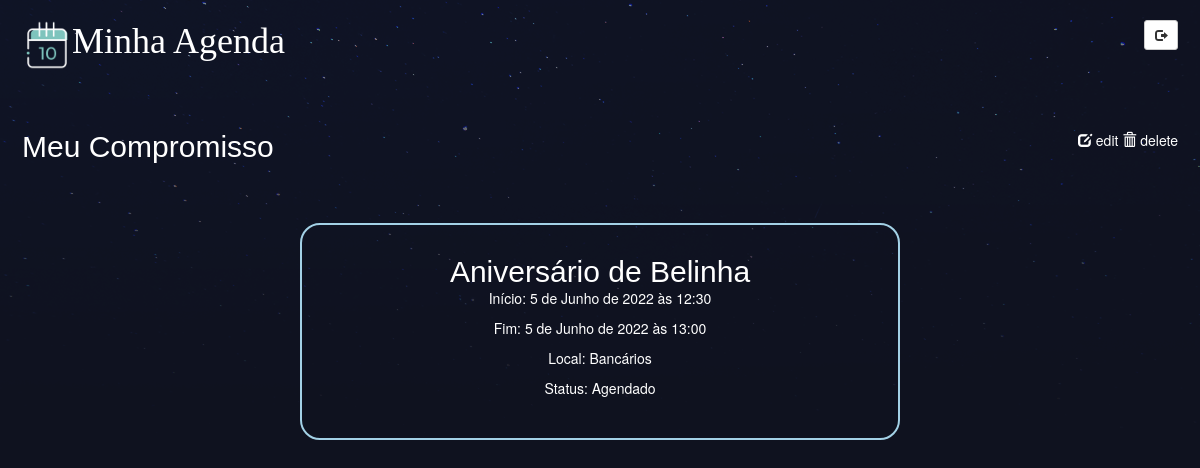
Screenshot of /compromissos/compromisso/12/ (signed in) with the database file from the repository.
### compromisso/models.py (models this page shows, shortened)
class Compromisso(models.Model):
    nome = models.CharField(max_length=100)
    local = models.CharField(max_length=100)
    obs = models.TextField(blank=True)
    AG = 'Agendado'
    RL = 'Realizado'
    CL = 'Cancelado'
    status = models.CharField(max_length=20, choices=[(AG, 'Agendado'), (RL, 'Realizado'), (CL, 'Cancelado')],
                              default='Agendado')
    data_inicial = models.DateTimeField()
    data_final = models.DateTimeField()
    autor = models.ForeignKey(User, default=None, on_delete=models.CASCADE)

### compromisso/views.py (the view)
# urls.py: path('compromisso/<int:comp_id>/', views.compromisso_visualiza, name="visualiza"),
@login_required(login_url="/accounts/login/")
def compromisso_visualiza(request, comp_id):
    compromisso = Compromisso.objects.get(id=comp_id)
    now = timezone.now()
    if compromisso.data_final < now:
        compromisso.status = 'Realizado'
    return render(request, 'compromisso/compromisso_visualiza.html', {'compromisso': compromisso})

### compromisso/templates/compromisso/compromisso_visualiza.html (shortened to what this page needs)
{% extends 'base_layout.html'%}
{% block content %}
<header>
        <h2>Meu Compromisso</h2>
        <nav>
        <li>
                <a class="editacomprbotao" href="{% url 'compromisso:edita' comp_id=compromisso.id %}">
                        <span class="glyphicon glyphicon-edit"></span> edit
                </a>
                <a class="excluicomprbotao" href="{% url 'compromisso:deleta' comp_id=compromisso.id %}">
                        <span class="glyphicon glyphicon-trash"></span> delete
                </a>
        </li>
        </nav>
</header>
<div class="compromisso-visualiza-wrapper">
        <div class="compromisso-visualiza">
                <h2>{{ compromisso.nome }}</h2>
                <p>Início: {{ compromisso.data_inicial }}</p>
                <p>Fim: {{ compromisso.data_final }}</p>
                <p>Local: {{ compromisso.local }}</p>
                <p>Status: {{ compromisso.status }}</p>
        </div>
</div>
{% endblock %}

### assets/styles.css (style rules this page uses)
body { background-color: #0f121f; background-image: url(/static/stars.png); background-repeat-y: no-repeat; color: #fff; padding: 0 2px 0 2px; }
.compromisso-visualiza-wrapper { display: flex; align-items: center; justify-content: center; }
.compromisso-visualiza { width: 600px; border-radius: 20px; align-self: center; text-align: center; border: 2px solid #a3d1e6; margin: 40px; padding: 30px; }
h1,h2,h3,h4,h5 { font-weight: normal; margin: 0; }
h2,h3,h4,h5 { font-family: Helvetica; }
a, a:hover, a:visited { color: #fff; text-decoration: none; }
header { display: grid; align-self: center; grid-template-columns: 1fr 1fr; padding: 20px 0; }
nav { justify-self: end; }
nav li { display: inline-block; margin-left: 20px; }

### rows the page displays
Compromisso: nome "Aniversário de Belinha", data_inicial "5 de Junho de 2022 às 12:30", data_final "5 de Junho de 2022 às 13:00", local "Bancários", status "Agendado"
